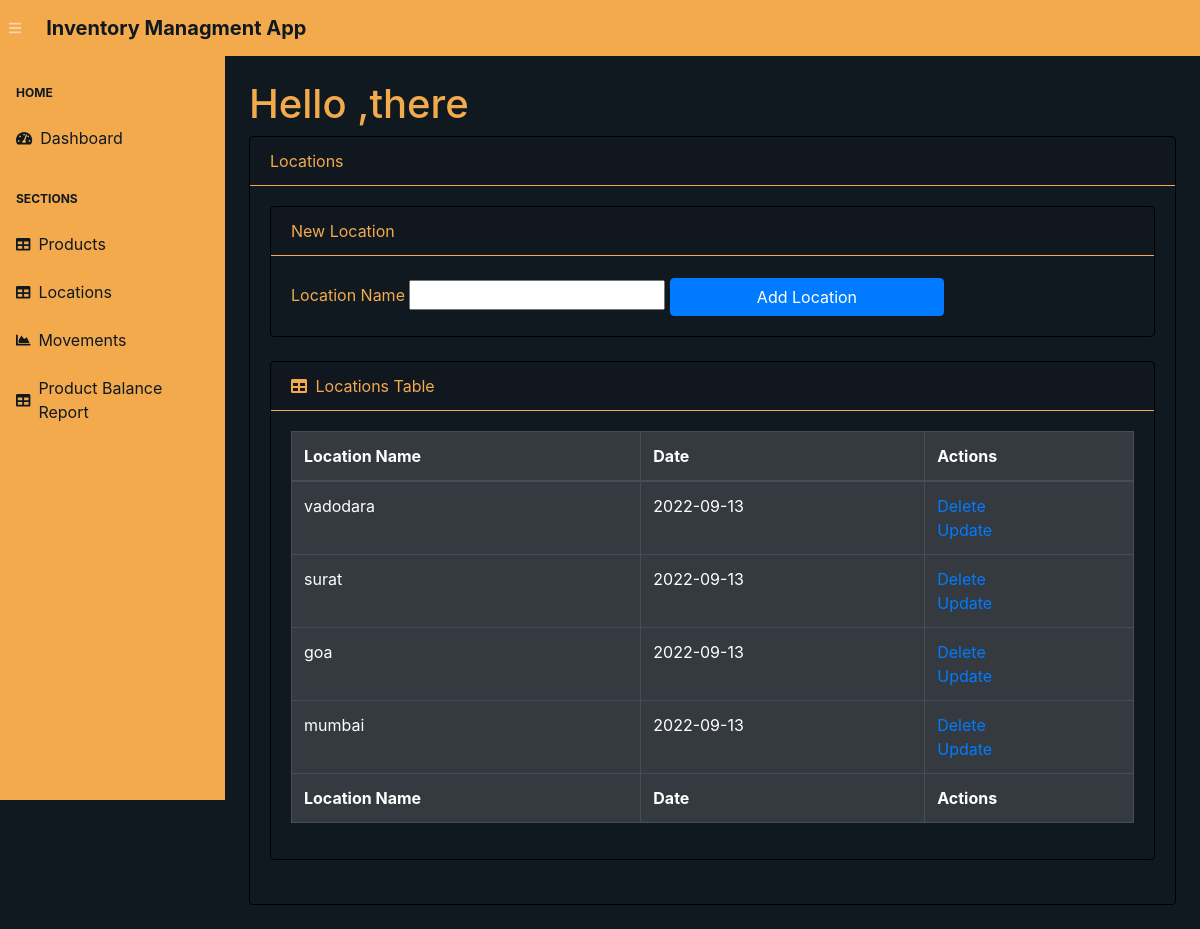
Page /locations/ on the committed database.
### app.py (models this page shows, shortened)
class Location(db.Model):
    __tablename__   = 'locations'
    location_id     = db.Column(db.String(200), primary_key=True)
    date_created    = db.Column(db.DateTime, default=datetime.utcnow)

### app.py (the view)
@app.route('/locations/', methods=["POST", "GET"])
def viewLocation():
    if (request.method == "POST") and ('location_name' in request.form):
        location_name = request.form["location_name"]
        new_location = Location(location_id=location_name)
        try:
            db.session.add(new_location)
            db.session.commit()
            return redirect("/locations/")
        except:
            locations = Location.query.order_by(Location.date_created).all()
            return "There Was an issue while add a new Location"
    else:
        locations = Location.query.order_by(Location.date_created).all()
        return render_template("locations.html", locations=locations)

### templates/locations.html (shortened to what this page needs)
{% extends 'base.html' %}
{% block content %}
<main style="background-color:#101820FF ;">
    <div class="container-fluid">
        <h1 class="mt-4" style="color:#F2AA4CFF;">Hello ,there</h1>
        <div class="card mb-4" style="background-color:#101820FF ;color : #F2AA4CFF;border-color: black;">
            <div class="card-header" style="border-bottom: 1px solid #F2AA4CFF;">Locations</div>
            <div class="card-body">
                <div class="card mb-4" style="background-color:#101820FF ;color : #F2AA4CFF;border-color: black;">
                    <div class="card-header" style="border-bottom: 1px solid #F2AA4CFF;">New Location</div>
                    <div class="card-body">
                        <form action="/locations/" method="POST" id="location_form">
                            <label for="location_name" class="col-form-label">Location Name</label>
                            <input type="text" name="location_name" id="location_name">
                            <input id="submitLocation" value="Add Location" class="btn btn-primary">
                        </form>
                    </div>
                </div>
                <div class="card mb-4" style="background-color:#101820FF ;color : #F2AA4CFF;border-color: black;">
                    <div class="card-header" style="border-bottom: 1px solid #F2AA4CFF;">
                        <i class="fas fa-table mr-1"></i>
                        Locations Table
                    </div>
                    <div class="card-body">
                        <div class="table-responsive">
                            {% if locations|length < 1 %} <h4>There are no Locations, add one above</h4>
                                {% else %}
                                <table class="table table-bordered table-dark" id="dataTable" width="100%"
                                    cellspacing="0">
                                    <thead>
                                        <tr>
                                            <th>Location Name</th>
                                            <th>Date</th>
                                            <th>Actions</th>
                                        </tr>
                                    </thead>
                                    <tfoot>
                                        <tr>
                                            <th>Location Name</th>
                                            <th>Date</th>
                                            <th>Actions</th>
                                        </tr>
                                    </tfoot>
                                    <tbody>
                                        {% for location in locations %}
                                        <tr>
                                            <td>{{ location.location_id }}</td>
                                            <td>{{ location.date_created.date() }}</td>
                                            <td>
                                                <a href="/delete-location/{{ location.location_id }}">Delete</a>
                                                <br>
                                                <a href="/update-location/{{ location.location_id }}">Update</a>
                                            </td>
                                        </tr>
                                        {% endfor %}
                                    </tbody>
                                </table>
                                {% endif %}
                        </div>
                    </div>
                </div>
            </div>
        </div>
    </div>
</main>
{% endblock %}

### rows in the picture
Location: location_id "vadodara", date_created "2022-09-13"
Location: location_id "surat", date_created "2022-09-13"
Location: location_id "goa", date_created "2022-09-13"
Location: location_id "mumbai", date_created "2022-09-13"
